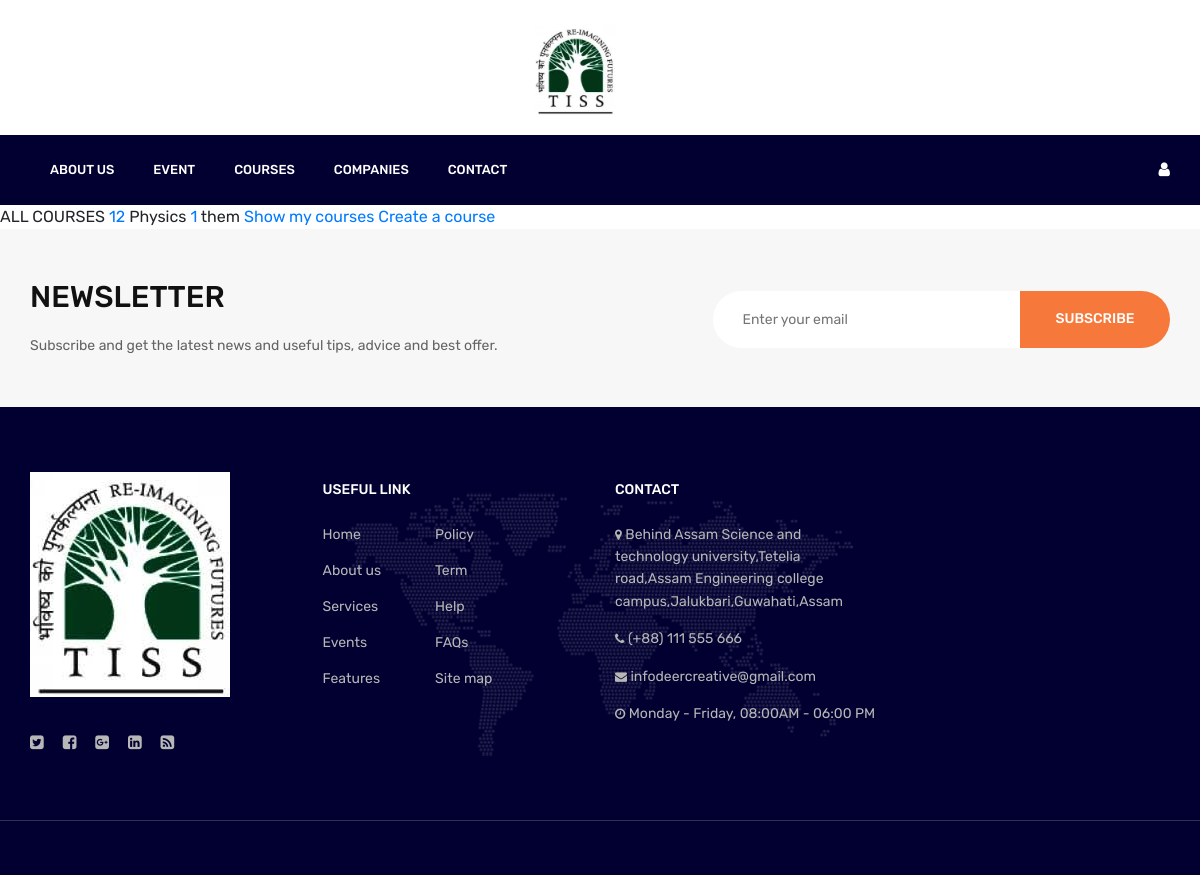
The app's page /, older data.
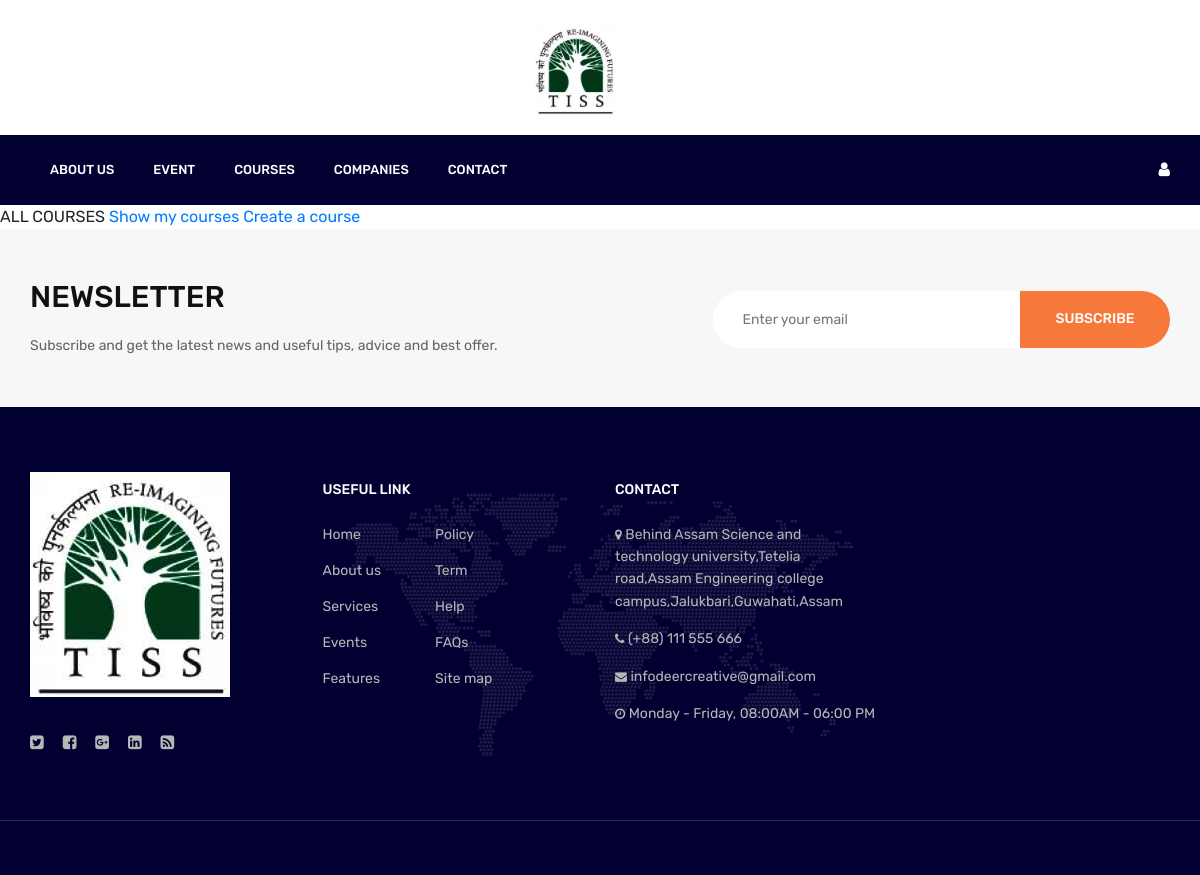
The same page, newer data.
### courses/models.py (models this page shows)
class Course(models.Model):
    course_id = models.IntegerField()
    course_title = models.CharField(max_length=50)
    course_image = models.ImageField(
        upload_to='images/', default='lms/media/images/img03098-p1c4ja9s6v131m1ilh1bq8661273.jpg')

### courses/views.py (the view)
# urls.py: 2. Add a URL to urlpatterns:  path('', views.home, name='home')
def home(request):
    print(request.user)
    all_courses = Course.objects.raw('SELECT * FROM courses_course;')
    return render(request,'courses/home.html',{'t':all_courses})

### courses/templates/courses/home.html (shortened to what this page needs)
<!DOCTYPE html>
<html lang="en">
<head>
    <link rel="stylesheet" href="css/bootstrap.min.css" />
    <link rel="stylesheet" href="css/font-awesome.min.css" />
    <link rel="stylesheet" href="css/themify-icons.css" />
    <link rel="stylesheet" href="css/magnific-popup.css" />
    <link rel="stylesheet" href="css/animate.css" />
    <link rel="stylesheet" href="css/owl.carousel.css" />
    <link rel="stylesheet" href="css/style.css" />
</head>
<body>
    <header class="header-section">
        <center><div class="container">
           <a href="index.html" class="site-logo"><img src="img/logo.jpg" height=auto width=auto alt=""></a></center>
    </header>
    <nav class="nav-section">
        <div class="container">
            <div class="nav-right">
                <a href="profile.html"><i class="fa fa-user"></i></a>
            </div>
            <ul class="main-menu">
                <li><a href="about.html">ABOUT US</a></li>
                <li><a href="#">Event</a></li>
                <li><a href="course.html">COURSES</a></li>
                <li><a href="blog.html">COMPANIES</a></li>
                <li><a href="contact.html">CONTACT</a></li>
            </ul>
        </div>
    </nav>
    ALL COURSES
    {% for course in t %}
    <a href="{% url 'detail' course_id=course.course_id%}">{{course.course_id}}</a>
    {{course.course_title}}
    {% endfor %}
    <a href="{% url 'mycourses' %}">Show my courses</a>
    <a href="{% url 'createcourse' %}">Create a course</a>
    <section class="newsletter-section">
        <div class="container">
            <div class="row">
                <div class="col-md-5 col-lg-7">
                    <div class="section-title mb-md-0">
                        <h3>NEWSLETTER</h3>
                        <p>Subscribe and get the latest news and useful tips, advice and best offer.</p>
                    </div>
                </div>
                <div class="col-md-7 col-lg-5">
                    <form class="newsletter">
                        <input type="text" placeholder="Enter your email">
                        <button class="site-btn">SUBSCRIBE</button>
                    </form>
                </div>
            </div>
        </div>
    </section>
    <footer class="footer-section">
        <div class="container footer-top">
            <div class="row">
                <div class="col-sm-6 col-lg-3 footer-widget">
                    <div class="about-widget">
                        <img src="img/logo.jpg" alt="">
                        <div class="social pt-1">
                            <a href=""><i class="fa fa-twitter-square"></i></a>
                            <a href=""><i class="fa fa-facebook-square"></i></a>
                            <a href=""><i class="fa fa-google-plus-square"></i></a>
                            <a href=""><i class="fa fa-linkedin-square"></i></a>
                            <a href=""><i class="fa fa-rss-square"></i></a>
                        </div>
                    </div>
                </div>
                <div class="col-sm-6 col-lg-3 footer-widget">
                    <h6 class="fw-title">USEFUL LINK</h6>
                    <div class="dobule-link">
                        <ul>
                            <li><a href="">Home</a></li>
                            <li><a href="">About us</a></li>
                            <li><a href="">Services</a></li>
                            <li><a href="">Events</a></li>
                            <li><a href="">Features</a></li>
                        </ul>
                        <ul>
                            <li><a href="">Policy</a></li>
                            <li><a href="">Term</a></li>
                            <li><a href="">Help</a></li>
                            <li><a href="">FAQs</a></li>
                            <li><a href="">Site map</a></li>
                        </ul>
                    </div>
                </div>
                <div class="col-sm-6 col-lg-3 footer-widget">
                    <h6 class="fw-title">CONTACT</h6>
                    <ul class="contact">
                        <li><p><i class="fa fa-map-marker"></i> Behind Assam Science and technology university,Tetelia road,Assam Engineering college campus,Jalukbari,Guwahati,Assam</p></li>
                        <li><p><i class="fa fa-phone"></i> (+88) 111 555 666</p></li>
                        <li><p><i class="fa fa-envelope"></i> infodeercreative@gmail.com</p></li>
                        <li><p><i class="fa fa-clock-o"></i> Monday - Friday, 08:00AM - 06:00 PM</p></li>
                    </ul>
                </div>
            </div>
        </div>
        <div class="copyright">
        </div>
    </footer>
</body>
</html>

### courses/templates/courses/css/style.css (style rules this page uses)
html, body { height: 100%; font-family: 'Rubik', sans-serif; }
h1, h2, h3, h4, h5, h6 { color: #111111; margin: 0; font-weight: 500; font-family: 'Rubik', sans-serif; }
h3 { font-size: 30px; }
h6 { font-size: 14px; }
p { font-size: 14px; color: #636363; line-height: 1.6; }
img { max-width: 100%; }
ul, ol { padding: 0; margin: 0; }
.section-title { margin-bottom: 70px; }
.section-title h3 { text-transform: uppercase; margin-bottom: 20px; }
.section-title p { margin-bottom: 0; }
.site-btn { position: relative; display: inline-block; text-transform: uppercase; background: #f6783a; color: #fff; padding: 18px 30px; font-size: 14px; font-weight: 500; line-height: 14px; border-radius: 50px; min-width: 170px; text-align: center; border: none; cursor: pointer; }
.header-section { padding: 20px 0; overflow: hidden; }
.site-logo { display: inline-block; width: 80px; margin-right: 50px; padding-top: 5px; }
.nav-section { background: #020031; }
.nav-section .nav-right { float: right; padding-top: 23px; }
.nav-section .nav-right a { color: #fff; margin-left: 30px; font-size: 16px; }
.main-menu { list-style: none; }
.main-menu li { display: inline; }
.main-menu li a { display: inline-block; color: #fff; font-size: 13px; text-transform: uppercase; font-weight: 500; padding: 25px 20px; margin-right: -5px; -webkit-transition: all 0.4s ease 0s; -o-transition: all 0.4s ease 0s; transition: all 0.4s ease 0s; }
.newsletter-section { background: #f7f7f7; padding: 50px 0; }
.newsletter-section .newsletter { position: relative; margin-top: 12px; }
.newsletter-section .newsletter input { width: 100%; font-size: 14px; padding: 18px 30px; border: none; border-radius: 50px; padding-right: 170px; }
.newsletter-section .newsletter .site-btn { position: absolute; right: 0; top: 0; height: 100%; border-radius: 0px 50px 50px 0px; min-width: 150px; }
.footer-section { background-color: #020031; background-image: url("../img/footer-bg.png"); background-repeat: no-repeat; background-position: center 75px; }
.footer-section .footer-top { padding: 65px 15px; }
.footer-section .copyright { border-top: 1px solid #312f56; padding: 27px 0; text-align: center; }
.footer-widget .fw-title { text-transform: uppercase; color: #fff; margin-bottom: 25px; padding-top: 10px; }
.footer-widget p, .footer-widget span { color: #b7b7b7; }
.footer-widget ul { list-style: none; }
.footer-widget .about-widget img { margin-bottom: 30px; }
.footer-widget .social a { color: #b7b7b7; margin-right: 15px; }
.footer-widget .dobule-link ul { display: inline-block; }
.footer-widget .dobule-link ul a { display: block; font-size: 14px; color: #b7b7b7; margin-bottom: 15px; }
.footer-widget .dobule-link ul li:last-child a { margin-bottom: 0; }
.footer-widget .dobule-link ul:last-child { margin-left: 50px; }
.footer-widget .contact li { margin-bottom: 15px; display: block; }
.footer-widget .contact li p { margin-bottom: 0; }
.footer-widget .contact i { font-size: 12px; }
@media (min-width: 1200px) { .container { max-width: 1170px; } }

Row changes from the older to the newer data that the page shows:
removed Course: course_id "12", course_title "Physics"
removed Course: course_id "1", course_title "them"
